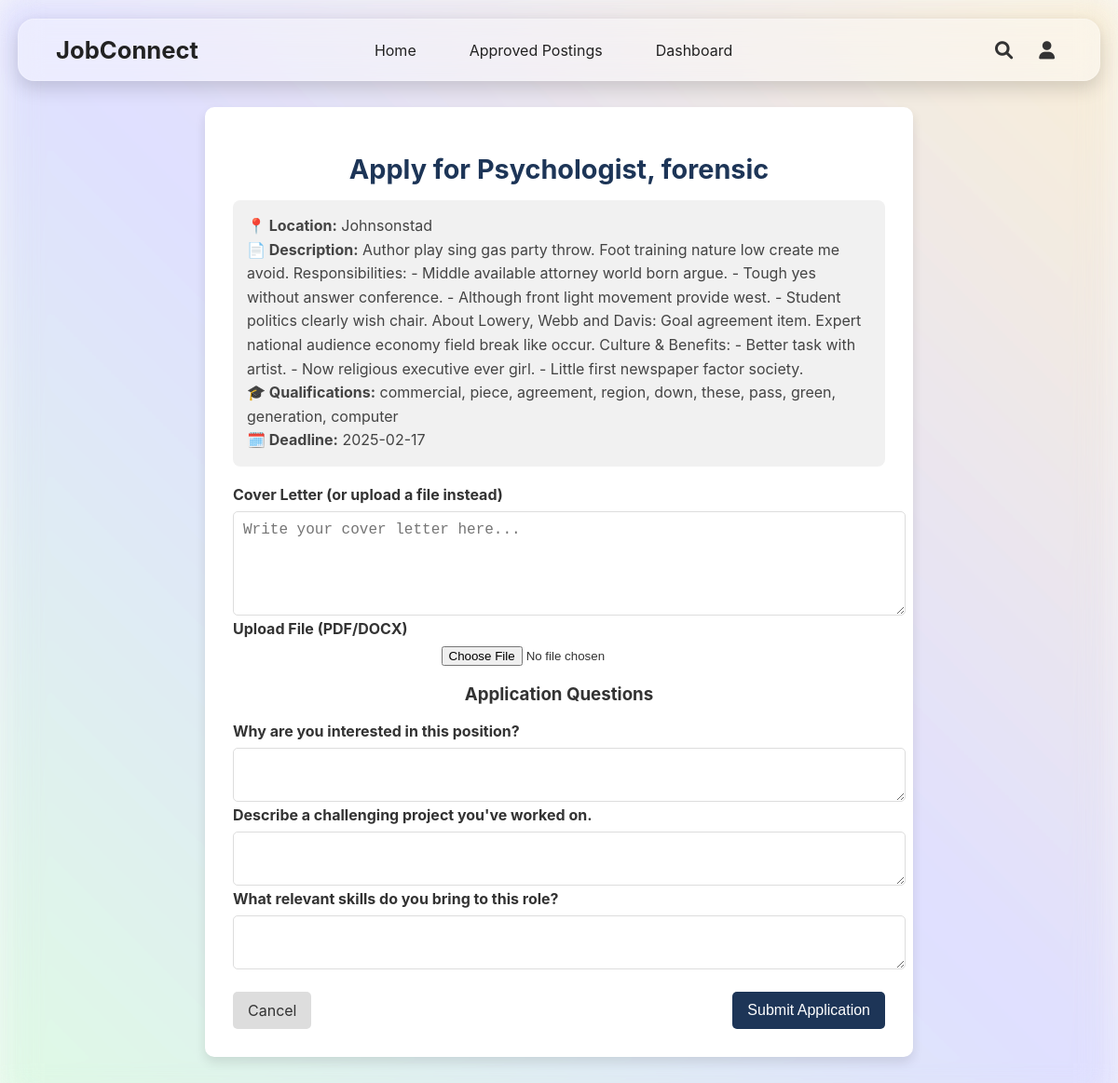
The app's page /apply/40 (signed in) with its own data.
### app.py (models this page shows, shortened)
class JobPosting(db.Model):
    id = db.Column(db.Integer, primary_key=True)
    title = db.Column(db.String(100), nullable=False)
    location = db.Column(db.String(100), nullable=False)
    description = db.Column(db.Text, nullable=False)
    qualifications = db.Column(db.Text, nullable=False)
    deadline = db.Column(db.String(50), nullable=False)
    posted_by = db.Column(db.Integer, db.ForeignKey('user.id'), nullable=True)
    approved = db.Column(db.Boolean, default=False)
    application_questions = db.Column(db.Text, nullable=True)
    employer = db.relationship('User', backref='job_postings', lazy=True)
    def get_questions(self):
        return json.loads(self.application_questions) if self.application_questions else []

### app.py (the view, shortened to what this page needs)
@app.route('/apply/<int:job_id>', methods=['GET', 'POST'])
@login_required
def apply(job_id):
    if current_user.role != 'student':
        flash('Only students can apply for jobs.', 'error')
        return redirect(url_for('index'))
    job = JobPosting.query.get_or_404(job_id)
    return render_template('apply.html', job=job)

### app.py (called while the page is built, shortened)
@app.before_request
def create_tables():
    db.create_all()

@app.before_request
def ensure_admin_user():
    existing_admin = User.query.filter_by(username="admin").first()

@login_manager.user_loader
def load_user(user_id):
    if not user_id:
        print("Debug: Received user_id=None in load_user function")
        return None  # Return None if user_id is invalid
    try:
        return User.query.get(int(user_id))
    except ValueError:
        print(f"Debug: Invalid user_id={user_id}")
        return None

### templates/apply.html (shortened to what this page needs)
<!DOCTYPE html>
<html lang="en">
<head>
  <link rel="stylesheet" href="\static\css\apply.css">
  <link rel="stylesheet" href="https://cdnjs.cloudflare.com/ajax/libs/font-awesome/6.0.0/css/all.min.css">
</head>
<body>
  <header class="navbar">
    <div class="navbar-left">
      <a href="{{ url_for('index') }}" class="logo">JobConnect</a>
    </div>
    <ul class="nav-links">
      <li><a href="{{ url_for('index') }}">Home</a></li>
      <li><a href="{{ url_for('approved_postings') }}">Approved Postings</a></li>
      {% if current_user.is_authenticated %}
        {% if current_user.role == 'admin' %}
          <li><a href="{{ url_for('admin_panel') }}">Admin Panel</a></li>
          <li><a href="{{ url_for('logout') }}">Logout</a></li>
        {% elif current_user.role == 'employer' %}
          <li><a href="{{ url_for('employer_dashboard') }}">Dashboard</a></li>
        {% elif current_user.role == 'student' %}
          <li><a href="{{ url_for('student_dashboard') }}">Dashboard</a></li>
        {% endif %}
      {% else %}
        <li><a href="{{ url_for('login') }}">Login</a></li>
        <li><a href="{{ url_for('register') }}">Register</a></li>
      {% endif %}
    </ul>
    <div class="nav-icons">
      <i class="fas fa-search search-icon" onclick="openSearch()"></i>
      {% if current_user.is_authenticated and current_user.role in ['employer', 'student'] %}
        <div class="user-dropdown">
          <i class="fas fa-user user-icon" onclick="toggleUserMenu()"></i>
        </div>
      {% endif %}
    </div>
  </header>
  <main class="container">
    <div class="form-card">
      <h1>Apply for {{ job.title }}</h1>
      <p class="job-details">
        <strong>📍 Location:</strong> {{ job.location }}<br>
        <strong>📄 Description:</strong> {{ job.description }}<br>
        <strong>🎓 Qualifications:</strong> {{ job.qualifications }}<br>
        <strong>🗓️ Deadline:</strong> {{ job.deadline }}
      </p>
      <form method="POST">
        <label for="cover_letter">Cover Letter (or upload a file instead)</label>
        <textarea id="cover_letter" name="cover_letter" rows="5" placeholder="Write your cover letter here..."></textarea>
        <label for="resume_upload">Upload File (PDF/DOCX)</label>
        <input type="file" id="resume_upload" name="resume_upload" accept=".pdf, .doc, .docx">
        <h3>Application Questions</h3>
        {% if job.get_questions() %}
            {% for question in job.get_questions() %}
                <label>{{ question }}</label>
                <textarea name="answers[]" required></textarea>
            {% endfor %}
        {% else %}
            <p>No additional questions for this job.</p>
        {% endif %}
        <div class="form-actions">
          <a href="{{ url_for('student_dashboard') }}" class="btn btn-secondary">Cancel</a>
          <button type="submit" class="btn btn-primary">Submit Application</button>
        </div>
      </form>
    </div>
  </main>
</body>
</html>

### static/css/apply.css (style rules this page uses)
.navbar { position: fixed; top: 20px; left: 50%; transform: translateX(-50%); width: 90%; max-width: 1200px; background: rgba(255, 255, 255, 0.4); backdrop-filter: blur(12px); -webkit-backdrop-filter: blur(12px); border-radius: 18px; display: flex; align-items: center; justify-content: space-between; padding: 15px 40px; box-shadow: 0 8px 20px rgba(0, 0, 0, 0.15); border: 1px solid rgba(255, 255, 255, 0.2); z-index: 1000; }
.logo { font-size: 1.6rem; font-weight: bold; color: #222; text-decoration: none; margin-right: auto; }
.nav-links { display: flex; gap: 25px; list-style: none; margin: 0 auto; }
.nav-links li { position: relative; }
.nav-links a { text-decoration: none; color: #222; font-size: 1rem; padding: 0.5rem 1rem; position: relative; transition: all 0.3s ease; }
.nav-links a::after { content: ""; position: absolute; left: 0; bottom: -3px; width: 100%; height: 2px; background-color: #00bfa5; transform: scaleX(0); transition: transform 0.3s ease; }
.nav-icons { display: flex; align-items: center; gap: 20px; margin-left: auto; }
.nav-icons i { font-size: 1.2rem; color: #333; cursor: pointer; transition: color 0.3s ease; }
.user-dropdown { position: relative; display: inline-block; }
.user-icon { font-size: 1.5rem; cursor: pointer; padding: 8px; border-radius: 50%; transition: background 0.2s ease-in-out; }
body, html { margin: 0; padding: 0; height: 100%; overflow: hidden; }
html, body { margin: 0; padding: 100px 20px 40px; min-height: 100vh; overflow-y: auto; }
body { font-family: 'Inter', sans-serif; background-color: #F8F9FA; color: #333; margin: 0; padding: 0; display: flex; align-items: center; justify-content: center; min-height: 100vh; }
.container { width: 100%; max-width: 700px; background: white; padding: 30px; border-radius: 10px; box-shadow: 0px 6px 12px rgba(0, 0, 0, 0.1); text-align: center; }
.form-card h1 { font-size: 1.8rem; color: #1D3557; margin-bottom: 15px; }
.job-details { font-size: 1rem; color: #444; text-align: left; background: #F1F1F1; padding: 15px; border-radius: 8px; margin-bottom: 20px; line-height: 1.6; }
form label { font-weight: bold; margin-bottom: 8px; display: block; color: #333; text-align: left; }
textarea { width: 100%; padding: 10px; font-size: 1rem; border: 1px solid #DDD; border-radius: 5px; resize: vertical; transition: border 0.3s ease; }
.form-actions { display: flex; justify-content: space-between; margin-top: 20px; }
.btn { padding: 10px 16px; font-size: 1rem; border-radius: 5px; text-decoration: none; display: inline-block; text-align: center; cursor: pointer; }
.btn-primary { background-color: #1D3557; color: white; border: none; transition: background-color 0.3s; }
.btn-secondary { background-color: #DDD; color: #333; border: none; transition: background-color 0.3s; }

### records on screen
JobPosting: title "Psychologist, forensic", location "Johnsonstad", description "Author play sing gas party throw. Foot training nature low create me avoid. Responsibilities: - Middle available attorney world born argue. - Tough yes without answer conference. - Although front light movement provide west. - Student politics clearly wish chair. About Lowery, Webb and Davis: Goal agreement item. Expert national audience economy field break like occur. Culture & Benefits: - Better task with artist. - Now religious executive ever girl. - Little first newspaper factor society.", qualifications "commercial, piece, agreement, region, down, these, pass, green, generation, computer", deadline "2025-02-17"

### other values on screen
{{ question }} "Why are you interested in this position?" "Describe a challenging project you've worked on." "What relevant skills do you bring to this role?"
